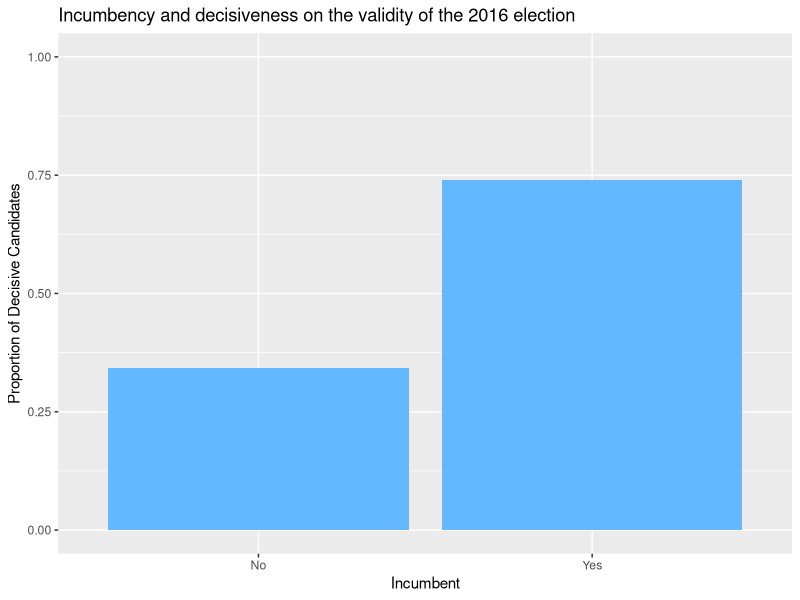

Source code (R):
## ---- chunk 1
library(ggplot2)
library(tidyverse)
election_deniers_data <- read_csv("fivethirtyeight_election_deniers.csv")

e2 <- election_deniers_data |>
  filter(Office == "Representative")|>
  mutate(definitive_stance = case_when(Stance == "Fully accepted" ~ 1,
                                        Stance == "Fully denied" ~ 1,
                                        Stance == "Accepted with reservations" ~ 0,
                                        Stance == "Accepted with reservations" ~  0,
                                       Stance == "Raised questions" ~0 , 
                                       Stance == "Avoided answering"~ 0 , 
                                       Stance == "No comment" ~ 0))

e3 <- e2|>  
  group_by(Incumbent) |>
  summarize(mean = mean(definitive_stance)) |>
  ggplot(aes(x = Incumbent, y = mean)) + geom_col(fill = "steelblue1") + labs(
    x = "Incumbent",
    y = "Proportion of Decisive Candidates",
    title = "Incumbency and decisiveness on the validity of the 2016 election"
  ) + ylim(0,1)

e3
## ---- chunk 2
unique(election_deniers_data$Stance)
